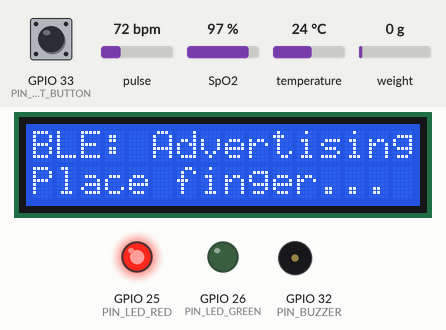
A program run on a simulated ESP32. Parts: 16×2 character LCD, output pins drawn as LEDs (lit = HIGH), buzzer (waves = sounding, pin HIGH). The test bench sets the inputs (shaded band); at power-on: temperature 24 °C, GPIO 33 (PIN_RESET_BUTTON) HIGH, pulse 72 bpm, SpO2 97 %, weight on the scale 0 g. Nothing arrives over Bluetooth unless stated; a phone connects over Bluetooth LE 3 s after start; what the program prints to the serial monitor is not drawn.

Above: at 1.2 s.
At 6.8 s:
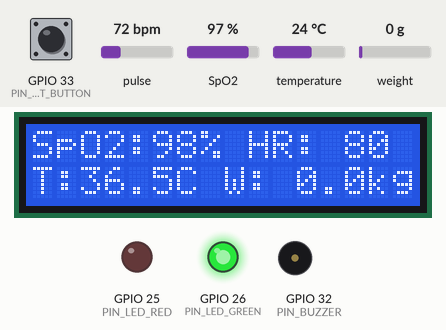
6.9 s: temperature set to 30.9 °C
17.4 s: temperature set to 31.9 °C
At 21.7 s:
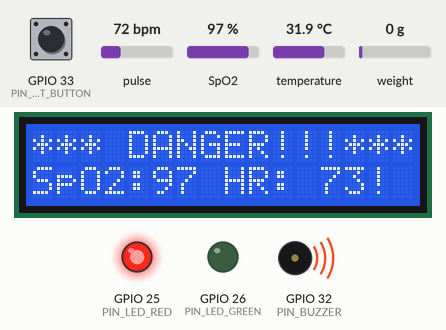
33.6 s: GPIO 33 (PIN_RESET_BUTTON) pulled LOW for 3.2 s
At 36.7 s:
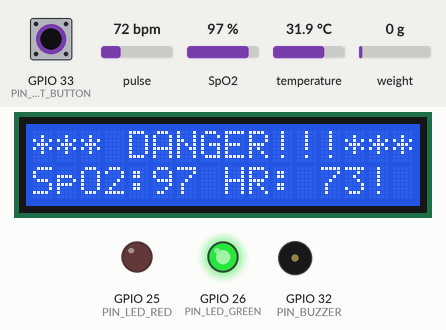
Timing chart, 0 to 43.2 s (numbered marks = the images above; inputs shaded):
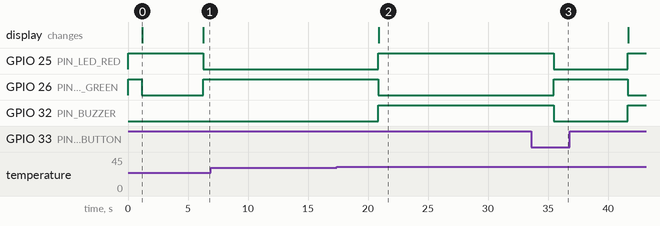

The program:

main.cpp
```cpp
// =============================================================================
// AyushBot Sensor Pack — main.cpp
// Hardware: ESP32 + MAX30102 + DS18B20 + HX711(5kg) + I2C LCD + Red/Green LED
// =============================================================================

#include <Arduino.h>
#include "config.h"
#include "sensors/max30102.h"
#include "sensors/ds18b20.h"
#include "sensors/hx711.h"
#include "fusion/kalman.h"
#include "tinyml/inference.h"
#include "comms/ascon_crypto.h"
#include "comms/ble_gatt.h"
#include "comms/lcd_display.h"

// =============================================================================
// Module instances
// =============================================================================
static MAX30102Sensor  g_maxSensor;
static DS18B20Sensor   g_tempSensor;
static HX711Sensor     g_weightSensor;
static KalmanFilter    g_kalman;
static InferenceEngine g_inference;
static AsconCrypto     g_crypto;
static BLEGattServer   g_ble;
static LCDDisplay      g_lcd;

// =============================================================================
// State
// =============================================================================
static volatile uint16_t g_patientAgeMos = 24;
static float g_spo2History[DELTA_BUFFER_SIZE] = {0};
static float g_hrHistory[DELTA_BUFFER_SIZE]   = {0};
static uint8_t g_histIdx   = 0;
static uint8_t g_histCount = 0;
static bool    g_alarmLatched = false;

static uint32_t g_lastSensorReadMs  = 0;
static uint32_t g_lastInferenceMs   = 0;
static uint32_t g_lastBleNotifyMs   = 0;
static uint32_t g_lastLcdUpdateMs   = 0;

// =============================================================================
// LED Helpers — separate Red and Green LEDs
// =============================================================================
static void ledGreen()   { digitalWrite(PIN_LED_GREEN, HIGH); digitalWrite(PIN_LED_RED, LOW); }
static void ledRed()     { digitalWrite(PIN_LED_GREEN, LOW);  digitalWrite(PIN_LED_RED, HIGH); }
static void ledBoth()    { digitalWrite(PIN_LED_GREEN, HIGH); digitalWrite(PIN_LED_RED, HIGH); }
static void ledOff()     { digitalWrite(PIN_LED_GREEN, LOW);  digitalWrite(PIN_LED_RED, LOW); }

// Blink red for advertising state
static void ledBlinkRed() {
    static bool state = false;
    static uint32_t last = 0;
    if (millis() - last > 500) { state = !state; digitalWrite(PIN_LED_RED, state); last = millis(); }
}

// =============================================================================
// Alarm
// =============================================================================
static void triggerAlarm(float spo2, float hr) {
    if (!g_alarmLatched) {
        g_alarmLatched = true;
        Serial.println("[ALARM] *** DANGER DETECTED ***");
        digitalWrite(PIN_BUZZER, HIGH);
        ledRed();
        g_ble.setDangerFlag(true);
        g_lcd.showDanger(spo2, hr);
    }
}

static void clearAlarm() {
    g_alarmLatched = false;
    digitalWrite(PIN_BUZZER, LOW);
    ledGreen();
    g_ble.setDangerFlag(false);
    Serial.println("[ALARM] Cleared");
}

static float computeDelta(float* history, uint8_t count) {
    if (count < 2) return 0.0f;
    float oldest = history[(g_histIdx - count + DELTA_BUFFER_SIZE) % DELTA_BUFFER_SIZE];
    float newest = history[(g_histIdx - 1  + DELTA_BUFFER_SIZE) % DELTA_BUFFER_SIZE];
    return newest - oldest;
}

// =============================================================================
// setup()
// =============================================================================
void setup() {
    Serial.begin(115200);
    Serial.println("\n========================================");
    Serial.println(" AyushBot Sensor Pack Booting...");
    Serial.println("========================================");

    // Pins
    pinMode(PIN_LED_GREEN,    OUTPUT);
    pinMode(PIN_LED_RED,      OUTPUT);
    pinMode(PIN_BUZZER,       OUTPUT);
    pinMode(PIN_RESET_BUTTON, INPUT_PULLUP);
    ledBoth();  // Both LEDs on during boot

    // LCD first — show boot message
    g_lcd.init();
    g_lcd.showStatus("AyushBot v1.0", "Booting...");

    // Sensors
    bool maxOk    = g_maxSensor.init();
    bool tempOk   = g_tempSensor.init();
    bool weightOk = g_weightSensor.init();

    if (!maxOk)    { Serial.println("[WARN] MAX30102 unavailable"); }
    if (!tempOk)   { Serial.println("[WARN] DS18B20 unavailable"); }
    if (!weightOk) { Serial.println("[WARN] HX711 unavailable"); }

    // Kalman filter
    g_kalman.init();

    // TinyML
    bool mlOk = g_inference.init();
    if (!mlOk) Serial.println("[WARN] TFLite failed — threshold fallback active");

    // BLE
    g_ble.onAgeWrittenCb = [](uint16_t ageMos) {
        g_patientAgeMos = ageMos;
        Serial.printf("[Main] Patient age: %d months\n", ageMos);
    };
    g_ble.init();

    // ASCON encryption
    const uint8_t psk[] = ASCON_PSK;
    g_crypto.init(psk);

    // Alarm off
    digitalWrite(PIN_BUZZER, LOW);

    // Ready
    ledOff();
    ledBlinkRed();  // Start blinking red = advertising
    g_lcd.showStatus("BLE: Advertising", "Place finger...");
    Serial.println("[AyushBot] Boot complete");
}

// =============================================================================
// loop()
// =============================================================================
void loop() {
    uint32_t now = millis();

    // -------------------------------------------------------------------------
    // 1. Read sensors
    // -------------------------------------------------------------------------
    if (now - g_lastSensorReadMs >= SENSOR_READ_INTERVAL_MS) {
        g_lastSensorReadMs = now;

        g_maxSensor.update();
        g_tempSensor.update();
        g_weightSensor.update();

        g_ble.setSignalQuality(g_maxSensor.getSignalQuality());

        // -----------------------------------------------------------------------
        // 2. Kalman fusion
        // -----------------------------------------------------------------------
        g_kalman.predict();
        if (g_maxSensor.getSignalQuality() == SIGNAL_GOOD && g_maxSensor.isValid()) {
            g_kalman.update(SPO2, g_maxSensor.getSpO2());
            g_kalman.update(HR,   g_maxSensor.getHeartRate());
        }
        if (g_tempSensor.isValid()) {
            g_kalman.update(TEMP, g_tempSensor.getTemperature());
        }

        float spo2, hr, temp;
        g_kalman.getState(spo2, hr, temp);

        // -----------------------------------------------------------------------
        // 3. Delta buffer
        // -----------------------------------------------------------------------
        g_spo2History[g_histIdx] = spo2;
        g_hrHistory[g_histIdx]   = hr;
        g_histIdx = (g_histIdx + 1) % DELTA_BUFFER_SIZE;
        if (g_histCount < DELTA_BUFFER_SIZE) g_histCount++;

        float deltaSpo2 = computeDelta(g_spo2History, g_histCount);
        float deltaHr   = computeDelta(g_hrHistory,   g_histCount);

        Serial.printf("[Vitals] SpO2=%.1f%% HR=%.0fbpm Temp=%.2f°C Weight=%.2fkg\n",
            spo2, hr, temp, g_weightSensor.getWeight());

        // -----------------------------------------------------------------------
        // 4. TinyML inference
        // -----------------------------------------------------------------------
        if (now - g_lastInferenceMs >= TINYML_INFERENCE_INTERVAL_MS) {
            g_lastInferenceMs = now;

            float features[MODEL_INPUT_FEATURES] = {
                spo2, hr, temp, (float)g_patientAgeMos, deltaSpo2, deltaHr
            };
            DangerResult result = g_inference.runInference(features);
            if (result.isDanger) triggerAlarm(spo2, hr);
        }

        // -----------------------------------------------------------------------
        // 5. LCD update
        // -----------------------------------------------------------------------
        if (now - g_lastLcdUpdateMs >= LCD_UPDATE_INTERVAL_MS) {
            g_lastLcdUpdateMs = now;
            if (!g_alarmLatched) {
                if (g_maxSensor.getSignalQuality() == SIGNAL_NONE) {
                    g_lcd.showStatus("Place finger on", "MAX30102 sensor");
                } else {
                    g_lcd.showVitals(spo2, hr, temp, g_weightSensor.getWeight());
                }
            }
            // Show BLE status on LCD row 0 if not connected
            if (!g_ble.isConnected()) g_lcd.showBLEStatus(false);
        }

        // -----------------------------------------------------------------------
        // 6. ASCON encrypt + BLE notify
        // -----------------------------------------------------------------------
        if (now - g_lastBleNotifyMs >= BLE_NOTIFY_INTERVAL_MS) {
            g_lastBleNotifyMs = now;

            struct __attribute__((packed)) VitalsPayload {
                uint8_t  spo2;
                uint16_t hr;
                int16_t  tempX100;
                uint16_t weightGrams;
                uint8_t  dangerFlag;
                uint32_t timestampMs;
            } payload;

            payload.spo2        = (uint8_t)constrain((int)spo2, 0, 100);
            payload.hr          = (uint16_t)constrain((int)hr, 0, 300);
            payload.tempX100    = (int16_t)(temp * 100);
            payload.weightGrams = (uint16_t)(g_weightSensor.getWeight() * 1000);
            payload.dangerFlag  = g_alarmLatched ? 1 : 0;
            payload.timestampMs = now;

            uint8_t nonce[ASCON_NONCE_LEN];
            g_crypto.generateNonce(nonce);
            uint8_t encBuf[sizeof(VitalsPayload) + ASCON_TAG_LEN];
            size_t  encLen = g_crypto.encrypt(
                (uint8_t*)&payload, sizeof(payload),
                nullptr, 0, nonce, encBuf);

            g_ble.updateVitals(payload.spo2, payload.hr, temp,
                               payload.weightGrams, encBuf, encLen);
        }
    }

    // -------------------------------------------------------------------------
    // Reset button — clears alarm latch (active LOW)
    // -------------------------------------------------------------------------
    if (digitalRead(PIN_RESET_BUTTON) == LOW) {
        delay(50);
        if (digitalRead(PIN_RESET_BUTTON) == LOW) {
            clearAlarm();
            while (digitalRead(PIN_RESET_BUTTON) == LOW);
        }
    }

    // LED state when no alarm
    if (!g_alarmLatched) {
        if (g_ble.isConnected()) ledGreen();
        else ledBlinkRed();
    }

    delay(10);
}
```

ascon_crypto.cpp
```cpp
#include "ascon_crypto.h"
#include "../config.h"

#define ASCON_128_RATE      8
#define ASCON_128_PA_ROUNDS 12
#define ASCON_128_PB_ROUNDS 6

struct AsconState { uint64_t x[5]; };

static inline uint64_t rotr64(uint64_t x, int n) {
    return (x >> n) | (x << (64 - n));
}

static void asconPermutation(AsconState& s, int rounds) {
    static const uint64_t RC[12] = {
        0xf0,0xe1,0xd2,0xc3,0xb4,0xa5,0x96,0x87,0x78,0x69,0x5a,0x4b
    };
    for (int r = 12 - rounds; r < 12; r++) {
        s.x[2] ^= RC[r];
        s.x[0] ^= s.x[4]; s.x[4] ^= s.x[3]; s.x[2] ^= s.x[1];
        uint64_t t[5];
        for (int i=0;i<5;i++) t[i]=~s.x[i];
        s.x[0]^=t[1]&s.x[1]; s.x[1]^=t[2]&s.x[2];
        s.x[2]^=t[3]&s.x[3]; s.x[3]^=t[4]&s.x[4]; s.x[4]^=t[0]&s.x[0];
        s.x[1]^=s.x[0]; s.x[0]^=s.x[4]; s.x[3]^=s.x[2]; s.x[2]=~s.x[2];
        s.x[0]^=rotr64(s.x[0],19)^rotr64(s.x[0],28);
        s.x[1]^=rotr64(s.x[1],61)^rotr64(s.x[1],39);
        s.x[2]^=rotr64(s.x[2], 1)^rotr64(s.x[2], 6);
        s.x[3]^=rotr64(s.x[3],10)^rotr64(s.x[3],17);
        s.x[4]^=rotr64(s.x[4], 7)^rotr64(s.x[4],41);
    }
}

bool AsconCrypto::init(const uint8_t key[ASCON_KEY_LEN]) {
    memcpy(_key, key, ASCON_KEY_LEN);
    _packetCounter = 0; _bootCounter++;
    Serial.println("[ASCON] Encryption context initialised");
    return true;
}

void AsconCrypto::generateNonce(uint8_t nonce[ASCON_NONCE_LEN]) {
    uint32_t devId = DEVICE_ID;
    memcpy(nonce,     &devId,          4);
    memcpy(nonce+4,   &_bootCounter,   4);
    memcpy(nonce+8,   &_packetCounter, 8);
    _packetCounter++;
}

size_t AsconCrypto::encrypt(
    const uint8_t* pt, size_t pt_len,
    const uint8_t* ad, size_t ad_len,
    const uint8_t  nonce[ASCON_NONCE_LEN],
    uint8_t* out)
{
    AsconState s;
    s.x[0] = 0x80400c0600000000ULL;
    memcpy(&s.x[1],_key,8); memcpy(&s.x[2],_key+8,8);
    memcpy(&s.x[3],nonce,8); memcpy(&s.x[4],nonce+8,8);
    asconPermutation(s, ASCON_128_PA_ROUNDS);
    s.x[3]^=((uint64_t*)_key)[0]; s.x[4]^=((uint64_t*)_key)[1];

    if (ad_len > 0) {
        size_t off=0;
        while (off < ad_len) {
            uint64_t blk=0; size_t chunk=min((size_t)8,ad_len-off);
            memcpy(&blk,ad+off,chunk);
            if(chunk<8) blk^=(0x80ULL<<(56-chunk*8));
            s.x[0]^=blk; asconPermutation(s,ASCON_128_PB_ROUNDS); off+=chunk;
        }
    }
    s.x[4]^=1ULL;

    size_t off=0;
    while (off < pt_len) {
        uint64_t blk=0; size_t chunk=min((size_t)8,pt_len-off);
        memcpy(&blk,pt+off,chunk);
        if(chunk<8) blk^=(0x80ULL<<(56-chunk*8));
        s.x[0]^=blk; memcpy(out+off,&s.x[0],chunk);
        if(chunk==8) asconPermutation(s,ASCON_128_PB_ROUNDS);
        off+=chunk;
    }

    s.x[1]^=((uint64_t*)_key)[0]; s.x[2]^=((uint64_t*)_key)[1];
    asconPermutation(s,ASCON_128_PA_ROUNDS);
    s.x[3]^=((uint64_t*)_key)[0]; s.x[4]^=((uint64_t*)_key)[1];
    memcpy(out+pt_len,&s.x[3],8); memcpy(out+pt_len+8,&s.x[4],8);
    return pt_len + ASCON_TAG_LEN;
}
```

ascon_crypto.h
```cpp
#pragma once
#include <Arduino.h>
#include "../config.h"

class AsconCrypto {
public:
    bool   init(const uint8_t key[ASCON_KEY_LEN]);
    void   generateNonce(uint8_t nonce[ASCON_NONCE_LEN]);
    size_t encrypt(const uint8_t* plaintext, size_t pt_len,
                   const uint8_t* ad, size_t ad_len,
                   const uint8_t  nonce[ASCON_NONCE_LEN],
                   uint8_t* output);
private:
    uint8_t  _key[ASCON_KEY_LEN] = {0};
    uint32_t _bootCounter        = 0;
    uint64_t _packetCounter      = 0;
};
```

ble_gatt.cpp
```cpp
#include <Arduino.h>
#include "ble_gatt.h"
#include "../config.h"

static BLEGattServer* s_inst = nullptr;

class AgeWriteCb : public BLECharacteristicCallbacks {
    void onWrite(BLECharacteristic* c) override {
        uint16_t age = *(uint16_t*)c->getData();
        Serial.printf("[BLE] Patient age: %d months\n", age);
        if (s_inst && s_inst->onAgeWrittenCb) s_inst->onAgeWrittenCb(age);
    }
};

class ConnCb : public BLEServerCallbacks {
    void onConnect(BLEServer*) override {
        s_inst->_connected = true;
        Serial.println("[BLE] Connected");
    }
    void onDisconnect(BLEServer*) override {
        s_inst->_connected = false;
        Serial.println("[BLE] Disconnected — restarting advertising");
        BLEDevice::startAdvertising();
    }
};

bool BLEGattServer::init() {
    s_inst = this;
    BLEDevice::init(BLE_DEVICE_NAME);
    _server = BLEDevice::createServer();
    _server->setCallbacks(new ConnCb());

    BLEService* svc = _server->createService(BLEUUID(BLE_SERVICE_UUID), 30);

    auto mkChar = [&](const char* uuid, uint32_t props) -> BLECharacteristic* {
        auto* c = svc->createCharacteristic(uuid, props);
        if (props & BLECharacteristic::PROPERTY_NOTIFY) c->addDescriptor(new BLE2902());
        return c;
    };

    uint32_t RN = BLECharacteristic::PROPERTY_READ | BLECharacteristic::PROPERTY_NOTIFY;
    _charSpo2    = mkChar(BLE_CHAR_SPO2_UUID,           RN);
    _charHR      = mkChar(BLE_CHAR_HR_UUID,             RN);
    _charTemp    = mkChar(BLE_CHAR_TEMP_UUID,           RN);
    _charWeight  = mkChar(BLE_CHAR_WEIGHT_UUID,         RN);
    _charDanger  = mkChar(BLE_CHAR_DANGER_UUID,         RN);
    _charQuality = mkChar(BLE_CHAR_SIGNAL_QUALITY_UUID, RN);
    _charAge     = mkChar(BLE_CHAR_AGE_UUID, BLECharacteristic::PROPERTY_WRITE);
    _charAge->setCallbacks(new AgeWriteCb());

    svc->start();
    BLEAdvertising* adv = BLEDevice::getAdvertising();
    adv->addServiceUUID(BLE_SERVICE_UUID);
    adv->setScanResponse(true);
    BLEDevice::startAdvertising();
    Serial.println("[BLE] Advertising as: " BLE_DEVICE_NAME);
    return true;
}

void BLEGattServer::updateVitals(uint8_t spo2, uint16_t hr, float tempC,
    uint16_t weightGrams, const uint8_t* enc, size_t encLen)
{
    _charSpo2->setValue(&spo2, 1);
    _charHR->setValue((uint8_t*)&hr, 2);
    int16_t t = (int16_t)(tempC * 100);
    _charTemp->setValue((uint8_t*)&t, 2);
    _charWeight->setValue((uint8_t*)&weightGrams, 2);
    if (_connected) {
        _charSpo2->notify(); _charHR->notify();
        _charTemp->notify(); _charWeight->notify();
    }
}

void BLEGattServer::setDangerFlag(bool danger) {
    uint8_t f = danger ? 1 : 0;
    _charDanger->setValue(&f, 1);
    if (_connected) _charDanger->notify();
}

void BLEGattServer::setSignalQuality(SignalQuality q) {
    uint8_t v = (uint8_t)q;
    _charQuality->setValue(&v, 1);
    if (_connected) _charQuality->notify();
}

bool BLEGattServer::isConnected() const { return _connected; }
```

ble_gatt.h
```cpp
#pragma once
#include <Arduino.h>
#include <BLEDevice.h>
#include <BLEServer.h>
#include <BLEUtils.h>
#include <BLE2902.h>
#include <functional>
#include "../config.h"

class BLEGattServer {
public:
    bool init();
    void updateVitals(uint8_t spo2, uint16_t hr, float tempC, uint16_t weightGrams, const uint8_t* encPayload, size_t payloadLen);
    void setDangerFlag(bool danger);
    void setSignalQuality(SignalQuality quality);
    bool isConnected() const;
    std::function<void(uint16_t ageMos)> onAgeWrittenCb;
    bool _connected = false;
private:
    BLEServer* _server = nullptr;
    BLECharacteristic* _charSpo2 = nullptr;
    BLECharacteristic* _charHR = nullptr;
    BLECharacteristic* _charTemp = nullptr;
    BLECharacteristic* _charWeight = nullptr;
    BLECharacteristic* _charDanger = nullptr;
    BLECharacteristic* _charAge = nullptr;
    BLECharacteristic* _charQuality = nullptr;
};
```

kalman.h
```cpp
#pragma once
#include <Arduino.h>

enum SensorChannel { SPO2 = 0, HR = 1, TEMP = 2, NUM_STATES = 3 };

class KalmanFilter {
public:
    void init();
    void predict();
    void update(SensorChannel channel, float measurement);
    void getState(float& spo2, float& hr, float& temp) const;
    void getUncertainty(float& pSpo2, float& pHr, float& pTemp) const;

private:
    float _x[NUM_STATES];
    float _p[NUM_STATES];
    float _q[NUM_STATES];
    float _r[NUM_STATES];
};
```

Source omitted: kalman.cpp (1096 bytes), ds18b20.cpp (1293 bytes), ds18b20.h (516 bytes), hx711.cpp (1264 bytes), hx711.h (422 bytes), max30102.cpp (3745 bytes), max30102.h (1067 bytes), inference.cpp (758 bytes), inference.h (399 bytes), config.h (5275 bytes), lcd_display.cpp (2262 bytes), lcd_display.h (711 bytes)

Measured:
- the behaviour switches between 31.4 and 31.5 °C on temperature (found by bisection; images 1 and 2)
- after the input at 6.9 s, every drawn part: stays the same
- after the input at 17.4 s, GPIO 25 (PIN_LED_RED), GPIO 32 (PIN_BUZZER): LOW → HIGH after 3.5 s; GPIO 26 (PIN_LED_GREEN): HIGH → LOW after 3.5 s; the display: changes after 3.5 s (image 2)
- after the input at 33.6 s, GPIO 25 (PIN_LED_RED), GPIO 32 (PIN_BUZZER): HIGH → LOW after 1.9 s, → HIGH 6.2 s later; GPIO 26 (PIN_LED_GREEN): LOW → HIGH after 1.9 s, → LOW 6.2 s later
- what the display in image 0 shows lasts 5.1 s, from 1.2 s to 6.3 s
